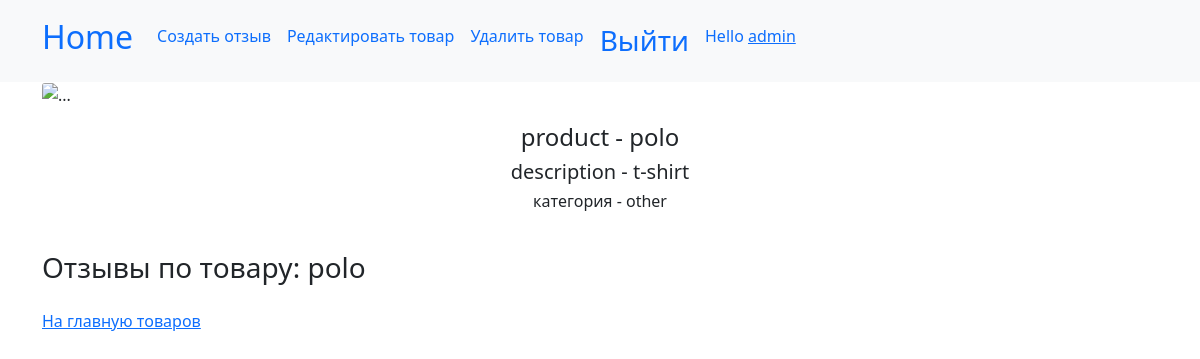
/product/3/view (signed in), run on an earlier commit of the app's database.
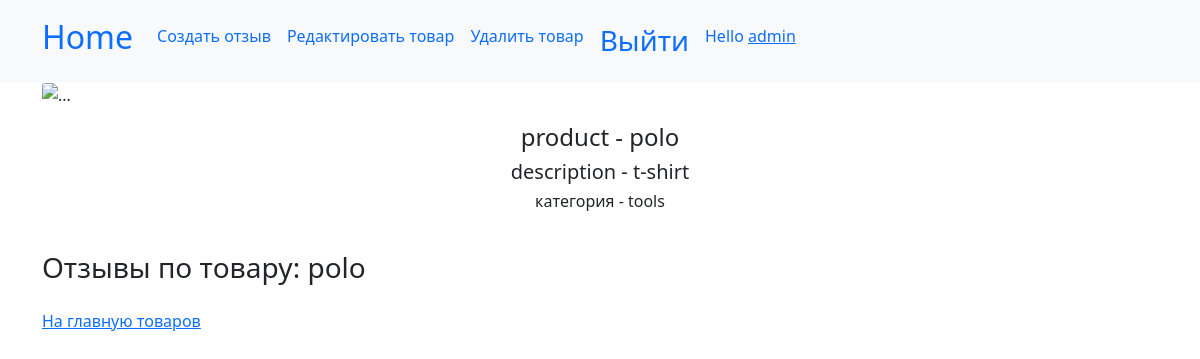
And on a later commit of the database.
### review/models.py (models this page shows, shortened)
class Product(models.Model):
    name = models.CharField(max_length=30, null=False, blank=False, verbose_name="наименование",)
    category = models.CharField(max_length=20, default=DEFAULT_CATEGORY, choices=CATEGORY_CHOICES,
                                verbose_name='Категория')
    description = models.TextField(max_length=500, null=True, blank=True, verbose_name="Описание")
    picture = models.ImageField(upload_to="avatars", null=True, blank=True, verbose_name="Картинка")
    class Meta:
        db_table = "products"
        verbose_name = "Продукт"
        verbose_name_plural = "Продукты"

### review/views/product_views.py (the view)
# urls.py: path('product/<int:pk>/view', ProductView.as_view(), name="product-view"),
class ProductView(PermissionRequiredMixin, DetailView):
    template_name = "product/product.html"
    model = Product
    permission_required = "review.view_project"

### review/templates/product/product.html (shortened to what this page needs)
{% extends "base.html" %}
{% load static %}
{% block nav %}
    {% if request.user.is_authenticated  %}
        <a class="nav-link" href="{% url "review:recall-create" product.pk%}">Создать отзыв</a>
    {% endif %}
    {% if request.user.is_authenticated and perms.trecker.change_project and perms.trecker.delete_project%}
        <a class="nav-link" href="{% url "review:p-update" product.pk %}">Редактировать товар</a>
        <a class="nav-link" href="{% url "review:p-delete" product.pk %}">Удалить товар</a>
    {% endif %}
{% endblock %}
{% block content %}
    {% if product.picture %}
        <img src="{{ product.picture.url }}" class="card-img-top w-25" alt="...">
    {% else %}
        <img src="{{ static.1.jpg.url }}" class="card-img-top w-25" alt="...">
    {% endif %}
    <div class="card-body text-center">
        <h4 class="card-title">product - {{ product.name }}</h4>
    <h5>description - {{ product.description }}</h5>
    <h6>категория - {{ product.category }}</h6>
    </div>
<p><h3>Отзывы по товару: {{product.name}}</h3>
</p>
<a href="{% url "review:index_view" %}">На главную товаров</a>
{% endblock %}

What changed in the data, as far as the page shows it:
changed Product "polo": category "other" → "tools"
